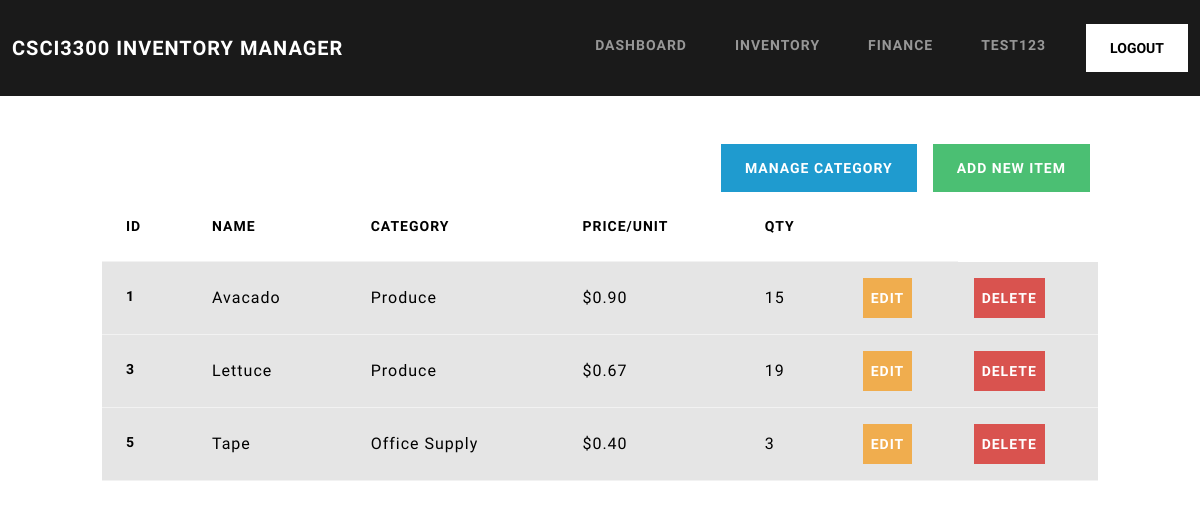
/inventory/ (signed in), run on the app's committed database.
### inventory/models.py (models this page shows, shortened)
class InventoryItem(models.Model):
	name = models.CharField(max_length=100)
	category = models.ForeignKey('Category', on_delete=models.SET_NULL, blank=True, null=True)
	price_per_unit = models.DecimalField(
    max_digits=10,
    decimal_places=2,
    validators=[MinValueValidator(0.0)]
  )
	quantity = models.PositiveSmallIntegerField(
		validators=[MinValueValidator(0)]
	)
	date_created = models.DateTimeField(auto_now_add=True)
	user = models.ForeignKey(User, on_delete=models.CASCADE)
	class Meta():
		constraints = [
			models.CheckConstraint(
				name='quantity_value_valid',
				check=Q(quantity__gte=0),
				violation_error_message='Quantity invalid: cannot be less than 0'
			),
			models.CheckConstraint(
				name='price_value_valid',
				check=Q(price_per_unit__gte=0),
				violation_error_message='Price invalid: cannot be less than 0'
			)
		]

class Category(models.Model):
	name = models.CharField(max_length=100)
	verbose_name = 'category'
	verbose_name_plural = 'categories'

### inventory/views.py (the view)
# urls.py: path('inventory/', Inventory.as_view(), name='inventory'),
class Inventory(LoginRequiredMixin, View):
	def get(self, request):
		items = InventoryItem.objects.filter(user=self.request.user.id).order_by('id')
		return render(request, 'inventory/inventory.html', {'items': items})

### inventory/templates/inventory/inventory.html
{% extends 'inventory/base.html' %}
{% load crispy_forms_tags %}
{% block content %}
<div class="row">
	<div class="col-md-10 col-12 mx-auto mt-5">
		<div class="d-flex justify-content-end">
			<a href="{% url 'manage-category' %}" class="btn btn-info mx-2">Manage Category</a>
			<a href="{% url 'add-item' %}" class="btn btn-success mx-2">Add New Item</a>
		</div>
		<table class="table table-hover table-striped">
			<thead>
				<th scope="col">ID</th>
				<th scope="col">Name</th>
				<th scope="col">Category</th>
				<th scope="col">Price/Unit</th>
				<th scope="col">Qty</th>
				<th scope="col"></th>
			</thead>
			<tbody>
				{% if items|length == 0 %}
				<tr class="table-active">
					<th scope="row">-</th>
					<td>-</td>
					<td>-</td>
					<td>-</td>
					<td>-</td>
					<td>-</td>
				</tr>
				{% else %}
				{% for item in items %}
				<tr class="table-active">
					<th scope="row">{{ item.id }}</th>
					<td>{{ item.name }}</td>
					<td>{{ item.category.name }}</td>
					<td>${{ item.price_per_unit }}</td>
					<td>{{ item.quantity }}</td>
					<td class="p-3"><a class="btn btn-warning p-2" href="{% url 'edit-item' item.id %}">Edit</a></td>
					<td class="p-3"><a class="btn btn-danger p-2" href="{% url 'delete-item' item.id %}">Delete</a></td>
				</tr>
				{% endfor %}
				{% endif %}
			</tbody>
		</table>
	</div>
</div>
{% endblock content %}

### inventory/templates/inventory/navbar.html (shortened to what this page needs)
<nav class="navbar navbar-expand-lg bg-primary" data-bs-theme="dark">
  <div class="container-fluid">
    <a class="navbar-brand" href="{% url 'index' %}">CSCI3300 Inventory Manager</a>
    <div class="collapse navbar-collapse justify-content-end" id="navbarColor01">
      <ul class="navbar-nav">
        {% if user.is_authenticated %}
        <li class="nav-item">
          <a class="nav-link" href="{% url 'dashboard' %}">Dashboard</a>
        </li>
        <li class="nav-item">
          <a class="nav-link" href="{% url 'inventory' %}">Inventory</a>
        </li>
        <li class="nav-item">
          <a class="nav-link" href="{% url 'finance' %}">Finance</a>
        </li>
        <li class="nav-item">
          <a class="nav-link" href="#">{{ user.username }}</a>
        </li>
        <form method="post" action="{% url 'logout' %}">
          <button class="btn btn-secondary" type="submit">logout</button>
        </form>
        {% endif %}
      </ul>
    </div>
  </div>
</nav>

### data on the page
InventoryItem: id "1", name "Avacado", category.name "Produce", price_per_unit "0.90", quantity "15"
InventoryItem: id "3", name "Lettuce", category.name "Produce", price_per_unit "0.67", quantity "19"
InventoryItem: id "5", name "Tape", category.name "Office Supply", price_per_unit "0.40", quantity "3"

### other printed values
{{ user.username }} "TEST123"
